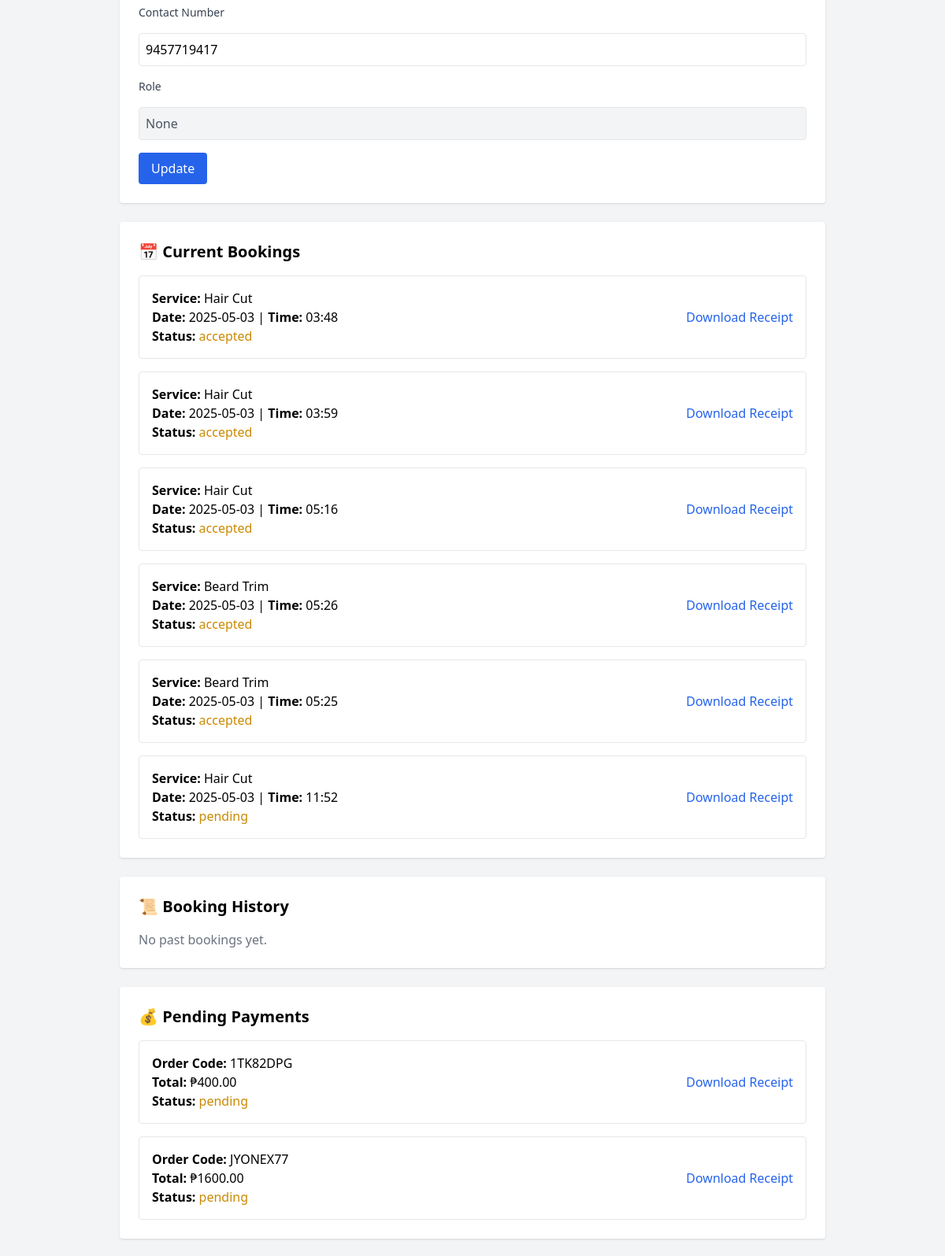
The page /profile (signed in, middle part) on the database as committed earlier.
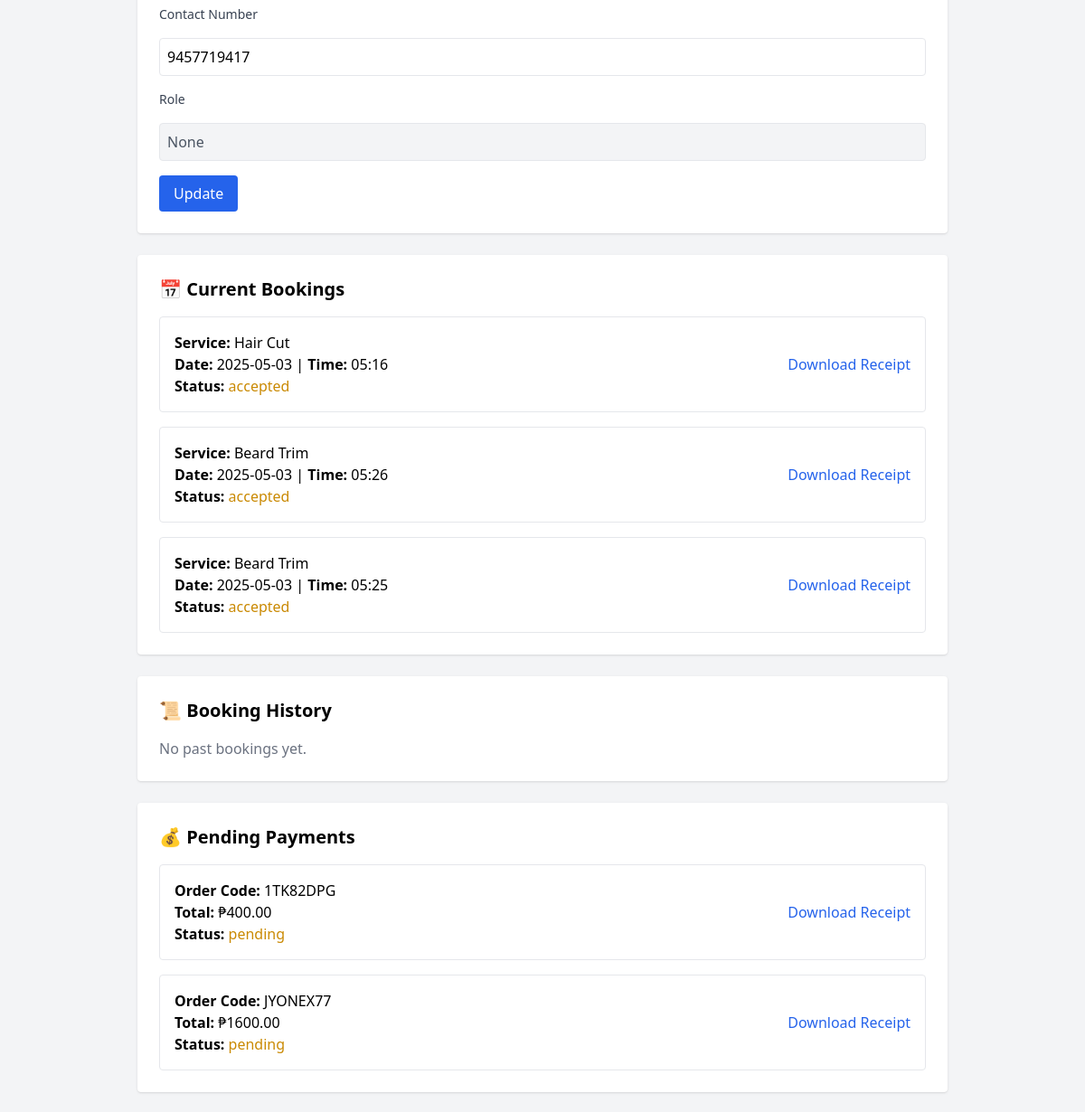
The same page on the database as committed later.
### app/models.py (models this page shows, shortened)
class Booking(db.Model):
    id = db.Column(db.Integer, primary_key=True)
    user_id = db.Column(db.Integer, db.ForeignKey('user.id'), nullable=False)  # Client
    service = db.Column(db.String(100))
    date = db.Column(db.String(20))
    time = db.Column(db.String(20))
    order_code = db.Column(db.String(10), unique=True)
    status = db.Column(db.String(20), default='pending')
    timestamp = db.Column(db.DateTime, default=datetime.utcnow)
    payment_status = db.Column(db.String(20), default='unpaid')
    price = db.Column(db.Float, nullable=True)
    barber_id = db.Column(db.Integer, db.ForeignKey('user.id'), nullable=True)
    user = db.relationship(
        'User',
        back_populates='bookings',
        foreign_keys=[user_id]
    )
    barber = db.relationship(
        'User',
        back_populates='assigned_bookings',
        foreign_keys=[barber_id]
    )

class Order(db.Model):
    id = db.Column(db.Integer, primary_key=True)
    order_code = db.Column(db.String(10), unique=True, nullable=False)
    user_id = db.Column(db.Integer, db.ForeignKey('user.id'), nullable=False)
    total = db.Column(db.Float, nullable=False)
    status = db.Column(db.String(20), default='pending')
    timestamp = db.Column(db.DateTime, default=datetime.utcnow)
    user = db.relationship('User', backref='orders')
    items = db.relationship('OrderItem', backref='order', lazy=True)

### app/routes.py (the view, shortened to what this page needs)
@main.route('/profile', methods=['GET', 'POST'])
@login_required
def profile():
    active_bookings = Booking.query.filter_by(user_id=current_user.id).filter(Booking.status != 'completed').all()
    history = Booking.query.filter_by(user_id=current_user.id, status='completed').all()
    pending_orders = Order.query.filter_by(user_id=current_user.id, status='pending').all()
    completed_orders = Order.query.filter_by(user_id=current_user.id, status='paid').all()
    return render_template('profile.html',
                           active_bookings=active_bookings,
                           history=history,
                           pending_orders=pending_orders,
                           completed_orders=completed_orders)

### app/routes.py (called while the page is built)
@login_manager.user_loader
def load_user(user_id):
    return User.query.get(int(user_id))

### app/templates/profile.html (shortened to what this page needs)
<!DOCTYPE html>
<html lang="en">
<head>
  <script src="https://cdn.tailwindcss.com"></script>
</head>
<body class="bg-gray-100 p-6">
  <div class="max-w-4xl mx-auto">
    <form method="POST" class="bg-white p-6 rounded shadow mb-6 grid gap-4">
      <label class="text-sm text-gray-700">Contact Number</label>
      <input name="contact" value="{{ current_user.contact }}" class="p-2 border rounded" placeholder="Contact Number">
      <label class="text-sm text-gray-700">Role</label>
      <input type="text" value="{{ current_user.role }}" class="p-2 border rounded bg-gray-100 text-gray-600" readonly>
      <button class="bg-blue-600 text-white px-4 py-2 rounded hover:bg-blue-700 w-fit">Update</button>
    </form>
    <div class="bg-white p-6 rounded shadow mb-6">
      <h2 class="text-xl font-semibold mb-4">📅 Current Bookings</h2>
      {% if active_bookings %}
        <ul class="space-y-4">
          {% for b in active_bookings %}
          <li class="border p-4 rounded flex justify-between items-center">
            <div>
              <p><strong>Service:</strong> {{ b.service }}</p>
              <p><strong>Date:</strong> {{ b.date }} | <strong>Time:</strong> {{ b.time }}</p>
              <p><strong>Status:</strong> <span class="text-yellow-600">{{ b.status }}</span></p>
            </div>
            {% if b.status != 'paid' %}
            <a href="{{ url_for('main.receipt', order_code=b.order_code) }}"
               class="text-blue-600 hover:underline">Download Receipt</a>
            {% endif %}
          </li>
          {% endfor %}
        </ul>
      {% else %}
        <p class="text-gray-500">No active bookings.</p>
      {% endif %}
    </div>
    <div class="bg-white p-6 rounded shadow">
      <h2 class="text-xl font-semibold mb-4">📜 Booking History</h2>
      {% if history %}
        <ul class="space-y-4">
          {% for b in history %}
          <li class="border p-4 rounded">
            <p><strong>Service:</strong> {{ b.service }}</p>
            <p><strong>Date:</strong> {{ b.date }} | <strong>Time:</strong> {{ b.time }}</p>
            <p><strong>Status:</strong> <span class="text-green-600">{{ b.status }}</span></p>
          </li>
          {% endfor %}
        </ul>
      {% else %}
        <p class="text-gray-500">No past bookings yet.</p>
      {% endif %}
    </div>
    <div class="bg-white p-6 rounded shadow mt-6">
      <h2 class="text-xl font-semibold mb-4">💰 Pending Payments</h2>
      {% if pending_orders %}
        <ul class="space-y-4">
          {% for order in pending_orders %}
          <li class="border p-4 rounded flex justify-between items-center">
            <div>
              <p><strong>Order Code:</strong> {{ order.order_code }}</p>
              <p><strong>Total:</strong> ₱{{ '%.2f' | format(order.total) }}</p>
              <p><strong>Status:</strong> <span class="text-yellow-600">{{ order.status }}</span></p>
            </div>
            <a href="{{ url_for('main.receipt', order_code=order.order_code) }}"
               class="text-blue-600 hover:underline">Download Receipt</a>
          </li>
          {% endfor %}
        </ul>
      {% else %}
        <p class="text-gray-500">No unpaid orders at the moment.</p>
      {% endif %}
    </div>
  </div>
</body>
</html>

Rows that differ between the two databases and show on the page:
removed Booking: service "Hair Cut", date "2025-05-03", time "03:48", status "accepted"
removed Booking: service "Hair Cut", date "2025-05-03", time "03:59", status "accepted"
removed Booking: service "Hair Cut", date "2025-05-03", time "11:52", status "pending"
